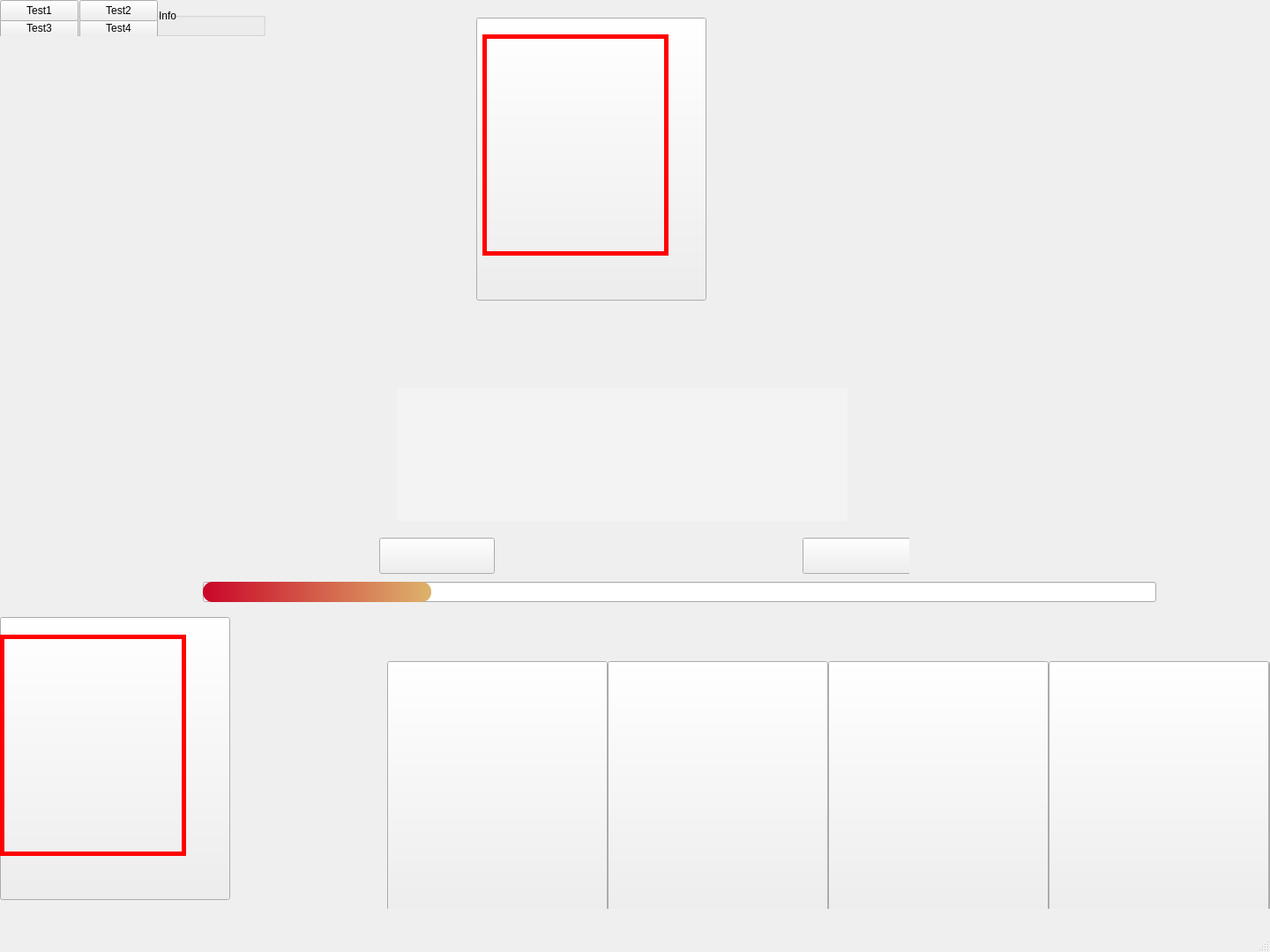
<?xml version="1.0" encoding="UTF-8"?>
<ui version="4.0">
 <class>MainWindow</class>
 <widget class="QMainWindow" name="MainWindow">
  <property name="geometry">
   <rect>
    <x>0</x>
    <y>0</y>
    <width>1440</width>
    <height>1080</height>
   </rect>
  </property>
  <property name="windowTitle">
   <string>MainWindow</string>
  </property>
  <property name="styleSheet">
   <string notr="true"/>
  </property>
  <widget class="QWidget" name="centralwidget">
   <widget class="QWidget" name="HandWeight" native="true">
    <property name="geometry">
     <rect>
      <x>439</x>
      <y>700</y>
      <width>1001</width>
      <height>331</height>
     </rect>
    </property>
    <widget class="QPushButton" name="card1">
     <property name="geometry">
      <rect>
       <x>0</x>
       <y>50</y>
       <width>250</width>
       <height>292</height>
      </rect>
     </property>
     <property name="styleSheet">
      <string notr="true"/>
     </property>
     <property name="text">
      <string/>
     </property>
    </widget>
    <widget class="QPushButton" name="card2">
     <property name="geometry">
      <rect>
       <x>250</x>
       <y>50</y>
       <width>250</width>
       <height>292</height>
      </rect>
     </property>
     <property name="text">
      <string/>
     </property>
    </widget>
    <widget class="QPushButton" name="card3">
     <property name="geometry">
      <rect>
       <x>500</x>
       <y>50</y>
       <width>250</width>
       <height>292</height>
      </rect>
     </property>
     <property name="text">
      <string/>
     </property>
    </widget>
    <widget class="QPushButton" name="card4">
     <property name="geometry">
      <rect>
       <x>750</x>
       <y>50</y>
       <width>250</width>
       <height>292</height>
      </rect>
     </property>
     <property name="text">
      <string/>
     </property>
    </widget>
    <widget class="QPushButton" name="card5">
     <property name="geometry">
      <rect>
       <x>1000</x>
       <y>50</y>
       <width>250</width>
       <height>292</height>
      </rect>
     </property>
     <property name="text">
      <string/>
     </property>
    </widget>
    <widget class="QPushButton" name="card12">
     <property name="geometry">
      <rect>
       <x>1000</x>
       <y>50</y>
       <width>250</width>
       <height>292</height>
      </rect>
     </property>
     <property name="text">
      <string/>
     </property>
    </widget>
    <widget class="QPushButton" name="card13">
     <property name="geometry">
      <rect>
       <x>1000</x>
       <y>50</y>
       <width>250</width>
       <height>292</height>
      </rect>
     </property>
     <property name="text">
      <string/>
     </property>
    </widget>
    <widget class="QPushButton" name="card14">
     <property name="geometry">
      <rect>
       <x>1000</x>
       <y>50</y>
       <width>250</width>
       <height>292</height>
      </rect>
     </property>
     <property name="text">
      <string/>
     </property>
    </widget>
    <widget class="QPushButton" name="card15">
     <property name="geometry">
      <rect>
       <x>1000</x>
       <y>50</y>
       <width>250</width>
       <height>292</height>
      </rect>
     </property>
     <property name="text">
      <string/>
     </property>
    </widget>
    <widget class="QPushButton" name="card10">
     <property name="geometry">
      <rect>
       <x>1000</x>
       <y>50</y>
       <width>250</width>
       <height>292</height>
      </rect>
     </property>
     <property name="text">
      <string/>
     </property>
    </widget>
    <widget class="QPushButton" name="card9">
     <property name="geometry">
      <rect>
       <x>1000</x>
       <y>50</y>
       <width>250</width>
       <height>292</height>
      </rect>
     </property>
     <property name="text">
      <string/>
     </property>
    </widget>
    <widget class="QPushButton" name="card8">
     <property name="geometry">
      <rect>
       <x>1000</x>
       <y>50</y>
       <width>250</width>
       <height>292</height>
      </rect>
     </property>
     <property name="text">
      <string/>
     </property>
    </widget>
    <widget class="QPushButton" name="card7">
     <property name="geometry">
      <rect>
       <x>1000</x>
       <y>50</y>
       <width>250</width>
       <height>292</height>
      </rect>
     </property>
     <property name="text">
      <string/>
     </property>
    </widget>
    <widget class="QPushButton" name="card6">
     <property name="geometry">
      <rect>
       <x>1000</x>
       <y>50</y>
       <width>250</width>
       <height>292</height>
      </rect>
     </property>
     <property name="text">
      <string/>
     </property>
    </widget>
    <widget class="QPushButton" name="card11">
     <property name="geometry">
      <rect>
       <x>1000</x>
       <y>50</y>
       <width>250</width>
       <height>292</height>
      </rect>
     </property>
     <property name="text">
      <string/>
     </property>
    </widget>
   </widget>
   <widget class="QProgressBar" name="timeBar">
    <property name="geometry">
     <rect>
      <x>230</x>
      <y>660</y>
      <width>1081</width>
      <height>23</height>
     </rect>
    </property>
    <property name="styleSheet">
     <string notr="true">QProgressBar::chunk
{
background:qlineargradient(spread:pad,x1:0,y1:0,x2:1,y2:0,stop:0 #CA0629,stop:1  #DDB46B);
border-radius:11px;
}
QProgressBar#progressBar
{
height:22px;
text-align:center;/*文本位置*/
font-size:14px;
color:white;
border-radius:2px;
border:1.2px solid #808080;
}</string>
    </property>
    <property name="value">
     <number>24</number>
    </property>
    <property name="format">
     <string/>
    </property>
   </widget>
   <widget class="QLabel" name="tips">
    <property name="geometry">
     <rect>
      <x>450</x>
      <y>440</y>
      <width>511</width>
      <height>151</height>
     </rect>
    </property>
    <property name="font">
     <font>
      <family>萝莉体 第二版</family>
      <pointsize>11</pointsize>
      <weight>50</weight>
      <italic>false</italic>
      <bold>false</bold>
     </font>
    </property>
    <property name="styleSheet">
     <string notr="true">font: 11pt &quot;萝莉体 第二版&quot;;
background-color: rgba(255, 255, 255,70);</string>
    </property>
    <property name="text">
     <string/>
    </property>
    <property name="alignment">
     <set>Qt::AlignCenter</set>
    </property>
   </widget>
   <widget class="QWidget" name="YesOrNo" native="true">
    <property name="geometry">
     <rect>
      <x>430</x>
      <y>610</y>
      <width>601</width>
      <height>41</height>
     </rect>
    </property>
    <widget class="QPushButton" name="Yes">
     <property name="geometry">
      <rect>
       <x>0</x>
       <y>0</y>
       <width>131</width>
       <height>41</height>
      </rect>
     </property>
     <property name="styleSheet">
      <string notr="true">border-image: url(:/button/Yes.png);</string>
     </property>
     <property name="text">
      <string/>
     </property>
    </widget>
    <widget class="QPushButton" name="No">
     <property name="geometry">
      <rect>
       <x>480</x>
       <y>0</y>
       <width>131</width>
       <height>41</height>
      </rect>
     </property>
     <property name="styleSheet">
      <string notr="true">border-image: url(:/button/No.png);</string>
     </property>
     <property name="text">
      <string/>
     </property>
    </widget>
   </widget>
   <widget class="QWidget" name="HeroWeight1" native="true">
    <property name="geometry">
     <rect>
      <x>0</x>
      <y>700</y>
      <width>441</width>
      <height>331</height>
     </rect>
    </property>
    <widget class="QLabel" name="four">
     <property name="geometry">
      <rect>
       <x>210</x>
       <y>80</y>
       <width>41</width>
       <height>56</height>
      </rect>
     </property>
     <property name="styleSheet">
      <string notr="true">border-image: url(:/other/4.png);</string>
     </property>
     <property name="text">
      <string/>
     </property>
    </widget>
    <widget class="QLabel" name="two">
     <property name="geometry">
      <rect>
       <x>210</x>
       <y>199</y>
       <width>41</width>
       <height>56</height>
      </rect>
     </property>
     <property name="styleSheet">
      <string notr="true">border-image: url(:/other/2.png);</string>
     </property>
     <property name="text">
      <string/>
     </property>
    </widget>
    <widget class="QLabel" name="five">
     <property name="geometry">
      <rect>
       <x>210</x>
       <y>23</y>
       <width>41</width>
       <height>56</height>
      </rect>
     </property>
     <property name="styleSheet">
      <string notr="true">border-image: url(:/other/5.png);</string>
     </property>
     <property name="text">
      <string/>
     </property>
    </widget>
    <widget class="QLabel" name="weapons">
     <property name="geometry">
      <rect>
       <x>257</x>
       <y>-1</y>
       <width>181</width>
       <height>331</height>
      </rect>
     </property>
     <property name="styleSheet">
      <string notr="true">border-image: url(:/other/dashboard-equip.png);</string>
     </property>
     <property name="text">
      <string/>
     </property>
    </widget>
    <widget class="QLabel" name="HeroHead">
     <property name="geometry">
      <rect>
       <x>7</x>
       <y>15</y>
       <width>211</width>
       <height>261</height>
      </rect>
     </property>
     <property name="styleSheet">
      <string notr="true">border-image: url(:/hero/47.png);</string>
     </property>
     <property name="text">
      <string/>
     </property>
    </widget>
    <widget class="QLabel" name="three">
     <property name="geometry">
      <rect>
       <x>210</x>
       <y>139</y>
       <width>41</width>
       <height>56</height>
      </rect>
     </property>
     <property name="styleSheet">
      <string notr="true">border-image: url(:/other/3.png);</string>
     </property>
     <property name="text">
      <string/>
     </property>
    </widget>
    <widget class="QLabel" name="one">
     <property name="geometry">
      <rect>
       <x>210</x>
       <y>257</y>
       <width>41</width>
       <height>56</height>
      </rect>
     </property>
     <property name="styleSheet">
      <string notr="true">border-image: url(:/other/1.png);</string>
     </property>
     <property name="text">
      <string/>
     </property>
    </widget>
    <widget class="QPushButton" name="HeroBox">
     <property name="geometry">
      <rect>
       <x>0</x>
       <y>0</y>
       <width>261</width>
       <height>321</height>
      </rect>
     </property>
     <property name="styleSheet">
      <string notr="true">border-image: url(:/other/dashboard-avatar.png);</string>
     </property>
     <property name="text">
      <string/>
     </property>
    </widget>
    <widget class="QLabel" name="isHeroChoose">
     <property name="geometry">
      <rect>
       <x>0</x>
       <y>20</y>
       <width>211</width>
       <height>251</height>
      </rect>
     </property>
     <property name="styleSheet">
      <string notr="true">border-width: 5px;border-style: solid;border-color:red
</string>
     </property>
     <property name="text">
      <string/>
     </property>
    </widget>
    <zorder>HeroHead</zorder>
    <zorder>HeroBox</zorder>
    <zorder>weapons</zorder>
    <zorder>three</zorder>
    <zorder>one</zorder>
    <zorder>four</zorder>
    <zorder>five</zorder>
    <zorder>two</zorder>
    <zorder>isHeroChoose</zorder>
   </widget>
   <widget class="QWidget" name="HeroWeight2" native="true">
    <property name="geometry">
     <rect>
      <x>540</x>
      <y>20</y>
      <width>441</width>
      <height>321</height>
     </rect>
    </property>
    <widget class="QLabel" name="four_2">
     <property name="geometry">
      <rect>
       <x>210</x>
       <y>80</y>
       <width>41</width>
       <height>56</height>
      </rect>
     </property>
     <property name="styleSheet">
      <string notr="true">border-image: url(:/other/4.png);</string>
     </property>
     <property name="text">
      <string/>
     </property>
    </widget>
    <widget class="QLabel" name="two_2">
     <property name="geometry">
      <rect>
       <x>210</x>
       <y>199</y>
       <width>41</width>
       <height>56</height>
      </rect>
     </property>
     <property name="styleSheet">
      <string notr="true">border-image: url(:/other/2.png);</string>
     </property>
     <property name="text">
      <string/>
     </property>
    </widget>
    <widget class="QLabel" name="five_2">
     <property name="geometry">
      <rect>
       <x>210</x>
       <y>23</y>
       <width>41</width>
       <height>56</height>
      </rect>
     </property>
     <property name="styleSheet">
      <string notr="true">border-image: url(:/other/5.png);</string>
     </property>
     <property name="text">
      <string/>
     </property>
    </widget>
    <widget class="QLabel" name="weapons_2">
     <property name="geometry">
      <rect>
       <x>257</x>
       <y>-1</y>
       <width>181</width>
       <height>321</height>
      </rect>
     </property>
     <property name="styleSheet">
      <string notr="true">border-image: url(:/other/dashboard-equip.png);</string>
     </property>
     <property name="text">
      <string/>
     </property>
    </widget>
    <widget class="QLabel" name="HeroHead_2">
     <property name="geometry">
      <rect>
       <x>7</x>
       <y>15</y>
       <width>211</width>
       <height>261</height>
      </rect>
     </property>
     <property name="styleSheet">
      <string notr="true">border-image: url(:/hero/47.png);</string>
     </property>
     <property name="text">
      <string/>
     </property>
    </widget>
    <widget class="QLabel" name="three_2">
     <property name="geometry">
      <rect>
       <x>210</x>
       <y>139</y>
       <width>41</width>
       <height>56</height>
      </rect>
     </property>
     <property name="styleSheet">
      <string notr="true">border-image: url(:/other/3.png);</string>
     </property>
     <property name="text">
      <string/>
     </property>
    </widget>
    <widget class="QLabel" name="one_2">
     <property name="geometry">
      <rect>
       <x>210</x>
       <y>257</y>
       <width>41</width>
       <height>56</height>
      </rect>
     </property>
     <property name="styleSheet">
      <string notr="true">border-image: url(:/other/1.png);</string>
     </property>
     <property name="text">
      <string/>
     </property>
    </widget>
    <widget class="QPushButton" name="HeroBox_2">
     <property name="geometry">
      <rect>
       <x>0</x>
       <y>0</y>
       <width>261</width>
       <height>321</height>
      </rect>
     </property>
     <property name="styleSheet">
      <string notr="true">border-image: url(:/other/dashboard-avatar.png);</string>
     </property>
     <property name="text">
      <string/>
     </property>
    </widget>
    <widget class="QLabel" name="isHeroChoose_2">
     <property name="geometry">
      <rect>
       <x>7</x>
       <y>19</y>
       <width>211</width>
       <height>251</height>
      </rect>
     </property>
     <property name="styleSheet">
      <string notr="true">border-width: 5px;border-style: solid;border-color:red
</string>
     </property>
     <property name="text">
      <string/>
     </property>
    </widget>
    <zorder>HeroHead_2</zorder>
    <zorder>HeroBox_2</zorder>
    <zorder>weapons_2</zorder>
    <zorder>three_2</zorder>
    <zorder>one_2</zorder>
    <zorder>five_2</zorder>
    <zorder>four_2</zorder>
    <zorder>two_2</zorder>
    <zorder>isHeroChoose_2</zorder>
   </widget>
   <widget class="QGroupBox" name="TestBox">
    <property name="geometry">
     <rect>
      <x>0</x>
      <y>0</y>
      <width>301</width>
      <height>41</height>
     </rect>
    </property>
    <property name="title">
     <string>GroupBox</string>
    </property>
    <widget class="QPushButton" name="testButton_4">
     <property name="geometry">
      <rect>
       <x>90</x>
       <y>20</y>
       <width>89</width>
       <height>24</height>
      </rect>
     </property>
     <property name="text">
      <string>Test4</string>
     </property>
    </widget>
    <widget class="QPushButton" name="testButton2">
     <property name="geometry">
      <rect>
       <x>90</x>
       <y>0</y>
       <width>89</width>
       <height>24</height>
      </rect>
     </property>
     <property name="text">
      <string>Test2</string>
     </property>
    </widget>
    <widget class="QPushButton" name="testButton3">
     <property name="geometry">
      <rect>
       <x>0</x>
       <y>20</y>
       <width>89</width>
       <height>24</height>
      </rect>
     </property>
     <property name="text">
      <string>Test3</string>
     </property>
    </widget>
    <widget class="QPushButton" name="testButton1">
     <property name="geometry">
      <rect>
       <x>0</x>
       <y>0</y>
       <width>89</width>
       <height>24</height>
      </rect>
     </property>
     <property name="text">
      <string>Test1</string>
     </property>
    </widget>
    <widget class="QLabel" name="info">
     <property name="geometry">
      <rect>
       <x>180</x>
       <y>10</y>
       <width>72</width>
       <height>15</height>
      </rect>
     </property>
     <property name="text">
      <string>Info</string>
     </property>
    </widget>
   </widget>
   <widget class="QLabel" name="VS">
    <property name="geometry">
     <rect>
      <x>560</x>
      <y>350</y>
      <width>331</width>
      <height>151</height>
     </rect>
    </property>
    <property name="styleSheet">
     <string notr="true">border-image: url(:/other/vs.png);</string>
    </property>
    <property name="text">
     <string/>
    </property>
   </widget>
  </widget>
  <widget class="QMenuBar" name="menubar">
   <property name="geometry">
    <rect>
     <x>0</x>
     <y>0</y>
     <width>1440</width>
     <height>23</height>
    </rect>
   </property>
  </widget>
  <widget class="QStatusBar" name="statusbar"/>
 </widget>
 <resources/>
 <connections/>
</ui>
